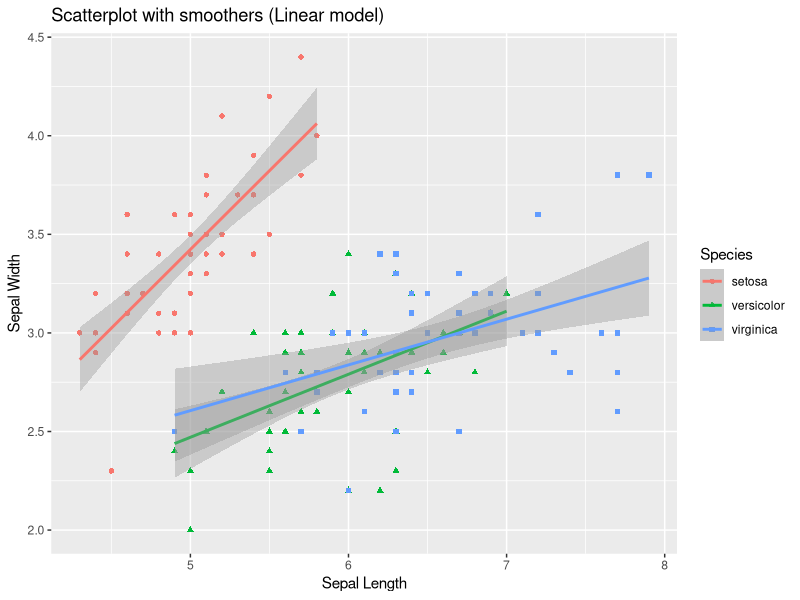
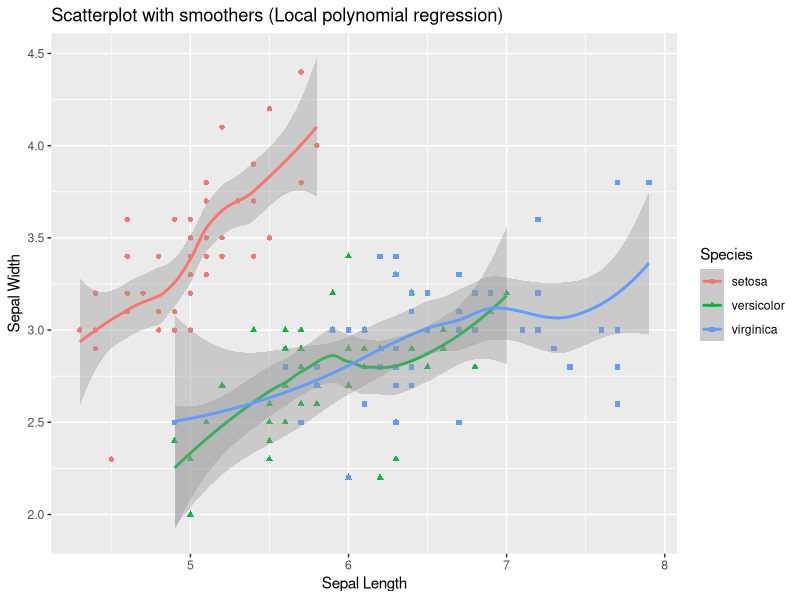

These figures' R source, in order:


# loading libraries
library(data.table)
library(ggplot2)

irisDT <- as.data.table(iris)

smooth <- ggplot(data=irisDT, aes(x=Sepal.Length, y=Sepal.Width, color=Species)) + 
  	geom_point(aes(shape=Species), size=1.5) + 
	xlab("Sepal Length") + ylab("Sepal Width")


# Linear model
x11()
smooth + geom_smooth(method="lm") + ggtitle("Scatterplot with smoothers (Linear model)")

# Local polynomial regression
x11()
smooth + geom_smooth(method="loess") + ggtitle("Scatterplot with smoothers (Local polynomial regression) ")


